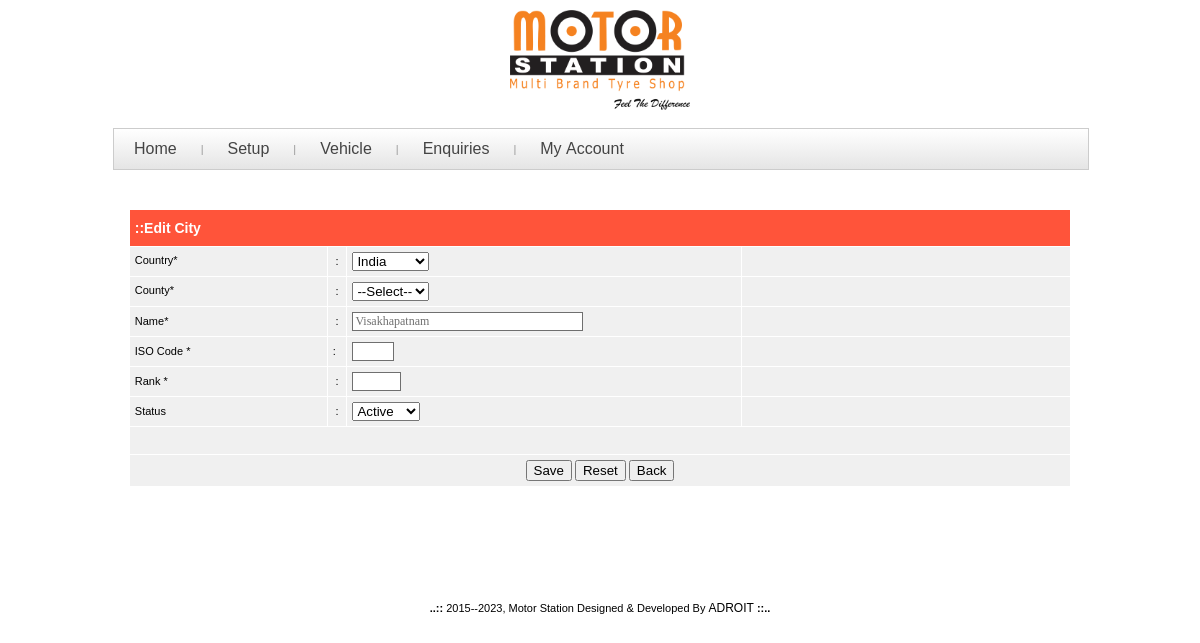
The app's page /admin/edit_city.php?vw=14&pg=1&countstart=0 (signed in) with its own data.
### tables this page shows
CREATE TABLE `cnty_mst` (
  `cntym_id` int(15) NOT NULL,
  `cntym_name` varchar(250) NOT NULL COMMENT 'Name of the county',
  `cntym_cntrym_id` int(15) NOT NULL COMMENT 'Refer cntry_mst > cntrym_id',
  `cntym_iso` varchar(250) NOT NULL,
  `cntym_sts` char(1) DEFAULT NULL COMMENT 'Status of the county',
  `cntym_prty` int(15) DEFAULT NULL COMMENT 'Priority of the county',
  `cntym_crtdon` date DEFAULT NULL COMMENT 'Date on which the county is created',
  `cntym_crtdby` varchar(250) DEFAULT NULL COMMENT 'By whom the county is created',
  `cntym_mdfdon` date DEFAULT NULL COMMENT 'Date on which the county is modified',
  `cntym_mdfdby` varchar(250) DEFAULT NULL COMMENT 'By whom the county is modified'
);

CREATE TABLE `cty_mst` (
  `ctym_id` int(15) NOT NULL,
  `ctym_name` varchar(250) NOT NULL COMMENT 'Name of the city',
  `ctym_cntym_id` int(15) NOT NULL COMMENT 'Refer cnty_mst -> cntym_id',
  `ctym_iso` varchar(250) NOT NULL,
  `ctym_sts` char(1) DEFAULT NULL COMMENT 'Status of the county',
  `ctym_prty` int(15) DEFAULT NULL COMMENT 'Priority of the county',
  `ctym_crtdon` date DEFAULT NULL COMMENT 'Date on which the county is created',
  `ctym_crtdby` varchar(250) DEFAULT NULL COMMENT 'By whom the county is created',
  `ctym_mdfdon` date DEFAULT NULL COMMENT 'Date on which the county is modified',
  `ctym_mdfdby` varchar(250) DEFAULT NULL COMMENT 'By whom the county is modified'
);

### includes/inc_usr_functions.php (called while the page is built, shortened)
<?php
	function glb_func_chkvl($cntrlval){
		$newval =  htmlspecialchars(trim($cntrlval),ENT_QUOTES);
		return $newval;
	}
?>

### admin/edit_city.php (the view, shortened to what this page needs)
<?php
	include_once "../includes/inc_connection.php";
	include_once "../includes/inc_usr_functions.php";
	global $id,$pg,$countstart;
	if(isset($_REQUEST['vw']) && $_REQUEST['vw']!=""
	&& isset($_REQUEST['pg']) && $_REQUEST['pg']!=""
	&& isset($_REQUEST['countstart']) && $_REQUEST['countstart']!="")
	{
		$id         = glb_func_chkvl($_REQUEST['vw']);
		$pg         = glb_func_chkvl($_REQUEST['pg']);
		$countstart = glb_func_chkvl($_REQUEST['countstart']);
		$optn       = glb_func_chkvl($_REQUEST['optn']);
		$val        = glb_func_chkvl($_REQUEST['val']);
		$chk        = glb_func_chkvl($_REQUEST['chk']);
	}
	$sqrycty_mst="select
					  ctym_id,ctym_name,ctym_prty,ctym_cntym_id,
					  cntym_cntrym_id,ctym_sts,cntrym_id,cntrym_name,
					  cntym_id,cntym_name,ctym_iso
				  from
				  	   cty_mst,cnty_mst,cntry_mst
				  where
				       ctym_cntym_id=cntym_id  and
				       cntym_cntrym_id=cntrym_id  and
				       ctym_id=$id";
	$srscty_mst  = mysqli_query($conn,$sqrycty_mst);
	$cntrec =mysqli_num_rows($srscty_mst);
	if($cntrec > 0){
		$rowscty_mst = mysqli_fetch_assoc($srscty_mst);
	}
	else{
		header("location:vw_all_city.php");
		exit();
	}
?>
<!DOCTYPE HTML PUBLIC "-//W3C//DTD HTML 4.01 Transitional//EN"
"http://www.w3.org/TR/html4/loose.dtd">
<html>
<head>
<link href="style_admin.css" rel="stylesheet" type="text/css">
<link href="yav-style.css" type="text/css" rel="stylesheet">
</head>
<body onLoad="funcPopCnty()">
<?php
 include_once ('../includes/inc_adm_header.php');
 include_once ('../includes/inc_adm_leftlinks.php');
 ?>
<table width="1000px"  border="0" align="center" cellpadding="3" cellspacing="1">
    <tr>
		<td height="400" valign="top"><br>
		  <table width="95%"  border="0" align="center" cellpadding="5" cellspacing="1" bgcolor="#FFFFFF">
	  <form name="frmedtcty" action="<?php $_SERVER['SCRIPT_FILENAME'];?>" method="post"  onSubmit="return performCheck('frmedtcty', rules, 'inline');">
		  <tr class='white'>
			<td height="26" colspan="4" bgcolor="#FF543A"><span class="heading"><strong> ::Edit City </strong></span></td>
		  </tr>
		  <tr bgcolor="#f0f0f0">
			<td width="123" valign="top"> Country*</td>
			<td width="5" align="center">:</td>
			<td width="221">
			  <select name="lstcntry" id="lstcntry" onChange="funcPopCnty()">
				 <?php
				 $sqrycnty_mst = "select cntrym_id,cntrym_name
								   from cnty_mst,cntry_mst
								   where cntym_cntrym_id=cntrym_id
								   and cntym_sts='a'
								   and cntrym_sts='a'
								   group by cntrym_id
								   order by cntrym_prty";
				$srscnty_mst= mysqli_query($conn,$sqrycnty_mst) or die(mysql_error());
				while($srowcnty_mst = mysqli_fetch_assoc($srscnty_mst))
				{
				?>
				 <option value="<?php echo $srowcnty_mst['cntrym_id']?>"
				 <?php if(isset($_POST['lstcntry']) && (trim($_POST['lstcntry'])!=""))
							  {
								echo 'selected';
							  }
							  elseif($srowcnty_mst['cntrym_id'] ==  $rowscty_mst['cntym_cntrym_id'])
							  {
							  	echo 'selected';
							  }
						?>>
				   <?php echo $srowcnty_mst['cntrym_name']?></option>
				 <?php
				}
				?>
		    </select></td>
			<td width="369"><span id="errorsDiv_lstcntry" ></span></td>
		  </tr>
		  <tr bgcolor="#f0f0f0">
			<td width="123" valign="top"> County*</td>
			<td width="5" align="center">:</td>
			<td width="221">
			<select name="lstcnty" id="lstcnty">
			<option value="">--Select--</option>
			</select>
			</td>
			<td width="369"><span id="errorsDiv_lstcnty" ></span></td>
		  </tr>
		  <tr bgcolor="#f0f0f0">
			<td width="123"> Name*</td>
			<td width="5" align="center">:</td>
			<td width="221"><input name="txtname" type="text" class="select" id="txtname" size="30" maxlength="50"   onBlur="funcChkDupName()"  value="<?php echo $rowscty_mst['ctym_name'];?>"></td>
			<td width="369"><span id="errorsDiv_txtname" ></span></td>
		  </tr>
		  <tr bgcolor="#FFFFFF">
					<td width="21%" height="19" valign="middle" bgcolor="#f0f0f0">ISO Code *</td>
					<td bgcolor="#f0f0f0">:</td>
					<td width="42%" align="left" valign="middle" bgcolor="#f0f0f0">
					<input name="txtiso" type="text" class="select" id="txtiso" size="3" maxlength="3" value="<?php echo $rowscty_mst['ctym_iso'];?>">
				  </td>
					<td width="35%" align="left" valign="middle" bgcolor="#f0f0f0">
						<span id="errorsDiv_txtiso" ></span></td>
			  	</tr>
		  <tr bgcolor="#f0f0f0">
			<td align="left"> Rank *</td>
			<td width="5" align="center">:</td>
			<td><input type="text" name="txtprior" id="txtprior" class="select" size="4" maxlength="3" value="<?php echo $rowscty_mst['ctym_prty'];?>"></td>
				<td><span id="errorsDiv_txtprior" ></span></td>
		  </tr>
		<tr bgcolor="#f0f0f0">
			<td align="left">Status</td>
			<td width="5" align="center">:</td>
			<td>
			<select name="lststs" id="lststs">
				<option value="a"<?php if($rowscty_mst['ctym_sts']=='a') echo 'selected';?>>Active</option>
			  </select>	</td>
			<td>&nbsp;</td>
		  </tr>
          <tr bgcolor="#f0f0f0">
            <td colspan="4"  align="right" valign="middle">&nbsp;</td>
          </tr>
		  <tr bgcolor="#f0f0f0">
			<td colspan="4" align="center">
			  <input name="btnedtcty" type="submit" class="" value="Save">
				<input type="Reset" class=""  name="btnReset" value="Reset">
           	<input type="button"  name="btnBack" value="Back" class="" onclick="location.href='vw_all_city.php?pg=<?php echo $pg."&countstart=".$countstart;?>&optn=<?php echo $optn;?>&val=<?php echo $val;?>&chk=<?php echo $chk;?>'">
		  </tr>
	    </form>
		</table>
		</td>
    </tr>
</table>
  <?php include_once ('../includes/inc_adm_footer.php');?>
</body>
</html>

### admin/style_admin.css (style rules this page uses)
body { background:#fff; margin-left: 0px; margin-top: 0px; margin-right: 0px; margin-bottom: 0px; }
table { font-family: Verdana, Arial, Helvetica, sans-serif; font-size: 11px; color: #000; line-height: 17px; }
.select { BORDER-RIGHT: #6f6f6f 1px solid; BORDER-TOP: #6f6f6f 1px solid; FONT-SIZE: 9pt; BORDER-LEFT: #6f6f6f 1px solid; COLOR: #6f6f6f; BORDER-BOTTOM: #6f6f6f 1px solid; FONT-FAMILY: verdana; BACKGROUND-COLOR: #ffffff; }
.heading { font-family: Verdana, Arial, Helvetica, sans-serif; font-size: 14px; font-style: normal; line-height: 18px; font-weight: bold; }
.white { color:#fff !important }

### admin/admin_menu.css (style rules this page uses)
body { background:url(../images/seamless_leaf_pattern_01.jpg) repeat scroll 0 0; margin-left: 0px; margin-top: 0px; margin-right: 0px; margin-bottom: 0px; }

### records on screen
cnty_mst: lstcntry "India"
cty_mst: txtname "Visakhapatnam", lststs "Active"

### other values on screen
$pgftr "2015--2023, Motor Station Designed & Developed By"
